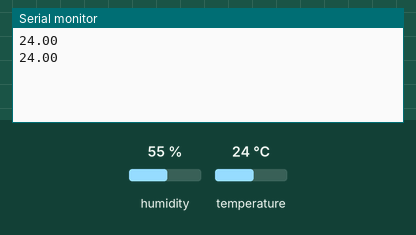
Recording of a sketch running on a simulated Arduino Uno, built with avr-gcc and run on an emulated ATmega328P. On the bench: the last lines printed to the serial monitor. The test bench sets the inputs (shaded band); at power-on: temperature 24 °C, humidity 55 %.

Above: at 4.8 s.
4.9 s: temperature set to 12 °C
At 6.7 s:
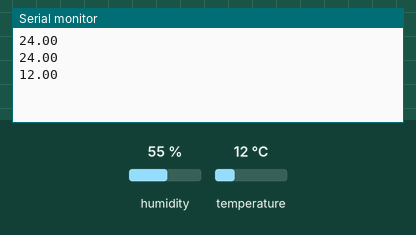
7.9 s: temperature set to 19 °C
At 9.1 s:
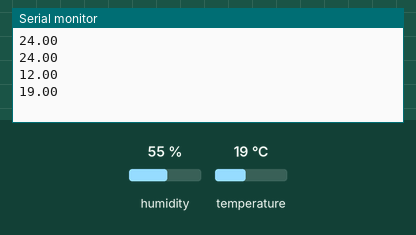
Timing chart, 0 to 10.9 s (numbered marks = the images above; inputs shaded):
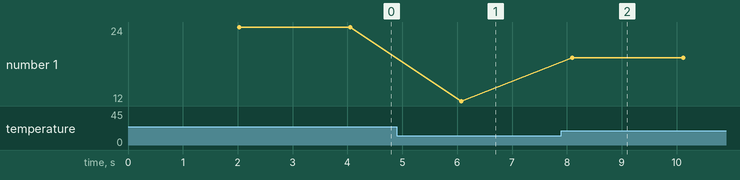

The sketch:

arduino.ex.ino
```cpp
#include <DHT.h>
#include <DHT_U.h>

/***********************************************************************************
  Exemplo simples: DHT11
  Lê a temperatura em °C e envia para o Monitor Serial
***********************************************************************************/

// Porta usada e tipo de sensor
#define DHTPIN 3
#define DHTTYPE DHT11

DHT dht(DHTPIN, DHTTYPE);

// Variável para armazenar a temperatura
float temperatura;

void setup() {
  Serial.begin(9600);   // Inicializando o monitor serial
  dht.begin();          // Inicializando o sensor
}

void loop() {
  delay(2000);  // Aguarda dois segundos entre as leituras

  // Lê a temperatura em Celsius
  temperatura = dht.readTemperature();

  // Verificando se existe erro na leitura da temperatura
  if (isnan(temperatura)) {
    Serial.println("ERRO NO SENSOR!");
  } else {
    // Se tudo funcionar, envia a temperatura para a serial
    Serial.println(temperatura);
  }
}
```

Measured:
- after the input at 4.9 s, the serial monitor: prints a new line after 1.2 s (image 1)
- after the input at 7.9 s, the serial monitor: prints a new line after 0.19 s (image 2)
- plotted number 1: 24 → 12 after the input at 4.9 s, 12 → 19 after the input at 7.9 s
